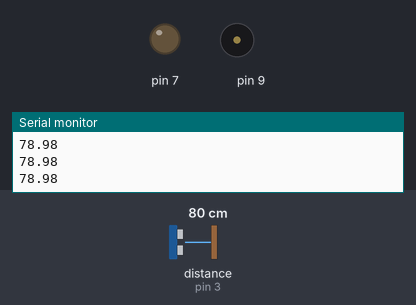
The sketch below on a simulated Arduino Uno, built with avr-gcc and run on an emulated ATmega328P. Parts: output pins drawn as LEDs (lit = HIGH), buzzer (waves = sounding), the last lines printed to the serial monitor. Wiring (inferred from the names in the program): ultrasonic range finder: trigger pin 2; echo pin 3. The test bench sets the inputs (shaded band); at power-on: distance to the obstacle (sensor on pin 3) 80 cm. The echo pulse lasts 58.3 µs per cm; pins used as bus, display or sensor lines are not drawn.

Above: at 1.2 s.
1.3 s: distance to the obstacle (sensor on pin 3) set to 12 cm
2.8 s: distance to the obstacle (sensor on pin 3) set to 9 cm
At 3.6 s:
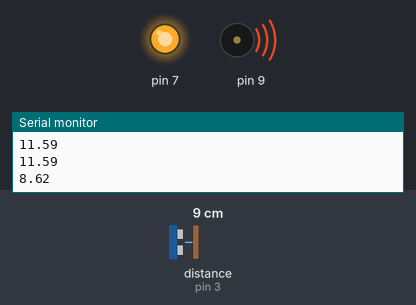
Timing chart, 0 to 11.8 s (numbered marks = the images above; inputs shaded):
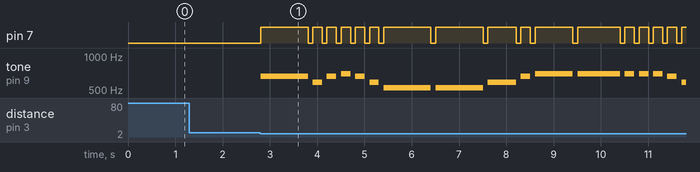

The sketch:

barka-player.ino
```cpp
/*

Głośnik gra Barkę (ulubioną pieśń Papieża) gdy sensor wykryje obiekt bliżej niż 10 cm
Schemat: https://imgur.com/a/ZyOhDBO

*/

#define NOTE_B0 31
#define NOTE_C1 33
#define NOTE_CS1 35
#define NOTE_D1 37
#define NOTE_DS1 39
#define NOTE_E1 41
#define NOTE_F1 44
#define NOTE_FS1 46
#define NOTE_G1 49
#define NOTE_GS1 52
#define NOTE_A1 55
#define NOTE_AS1 58
#define NOTE_B1 62
#define NOTE_C2 65
#define NOTE_CS2 69
#define NOTE_D2 73
#define NOTE_DS2 78
#define NOTE_E2 82
#define NOTE_F2 87
#define NOTE_FS2 93
#define NOTE_G2 98
#define NOTE_GS2 104
#define NOTE_A2 110
#define NOTE_AS2 117
#define NOTE_B2 123
#define NOTE_C3 131
#define NOTE_CS3 139
#define NOTE_D3 147
#define NOTE_DS3 156
#define NOTE_E3 165
#define NOTE_F3 175
#define NOTE_FS3 185
#define NOTE_G3 196
#define NOTE_GS3 208
#define NOTE_A3 220
#define NOTE_AS3 233
#define NOTE_B3 247
#define NOTE_C4 262
#define NOTE_CS4 277
#define NOTE_D4 294
#define NOTE_DS4 311
#define NOTE_E4 330
#define NOTE_F4 349
#define NOTE_FS4 370
#define NOTE_G4 392
#define NOTE_GS4 415
#define NOTE_A4 440
#define NOTE_AS4 466
#define NOTE_B4 494
#define NOTE_C5 523
#define NOTE_CS5 554
#define NOTE_D5 587
#define NOTE_DS5 622
#define NOTE_E5 659
#define NOTE_F5 698
#define NOTE_FS5 740
#define NOTE_G5 784
#define NOTE_GS5 831
#define NOTE_A5 880
#define NOTE_AS5 932
#define NOTE_B5 988
#define NOTE_C6 1047
#define NOTE_CS6 1109
#define NOTE_D6 1175
#define NOTE_DS6 1245
#define NOTE_E6 1319
#define NOTE_F6 1397
#define NOTE_FS6 1480
#define NOTE_G6 1568
#define NOTE_GS6 1661
#define NOTE_A6 1760
#define NOTE_AS6 1865
#define NOTE_B6 1976
#define NOTE_C7 2093
#define NOTE_CS7 2217
#define NOTE_D7 2349
#define NOTE_DS7 2489
#define NOTE_E7 2637
#define NOTE_F7 2794
#define NOTE_FS7 2960
#define NOTE_G7 3136
#define NOTE_GS7 3322
#define NOTE_A7 3520
#define NOTE_AS7 3729
#define NOTE_B7 3951
#define NOTE_C8 4186
#define NOTE_CS8 4435
#define NOTE_D8 4699
#define NOTE_DS8 4978

#define trigPin 2
#define echoPin 3

int melody[] = {
    NOTE_E5, NOTE_D5, NOTE_E5, NOTE_F5,
    NOTE_E5, NOTE_D5, NOTE_C5, NOTE_C5,

    NOTE_D5, NOTE_E5, NOTE_F5, NOTE_F5,
    NOTE_F5, NOTE_F5, NOTE_F5,
    NOTE_E5, NOTE_D5, NOTE_D5, 0};

int lengths[] = {
    1000, 200, 200, 200,
    200, 200, 1000, 1000,
    600, 200, 800, 900,
    200, 200, 200,
    200, 700, 900, 300};

double getDistance() {
    long duration;
    double distance;
    //Clear the trigPin by setting it LOW
    digitalWrite(trigPin, LOW);
    delayMicroseconds(5);
    //Trigger the sensor by setting the trigPin high for 10 microseconds
    digitalWrite(trigPin, HIGH);
    delayMicroseconds(10);
    digitalWrite(trigPin, LOW);
    //Read the echoPin. pulseIn() returns the duration (length of the pulse) in microseconds.
    duration = pulseIn(echoPin, HIGH);
    // Calculate the distance
    distance = duration * 0.034 / 2;
    return distance;
}

// the setup function runs once when you press reset or power the board
void setup() {
    pinMode(9, OUTPUT);
    pinMode(7, OUTPUT);
    pinMode(trigPin, OUTPUT);
    pinMode(echoPin, INPUT);
    Serial.begin(9600);
}

// the loop function runs over and over again forever
void loop() {
    double dist = getDistance();
    Serial.println(dist);
    if (getDistance() < 10) {
        for (int i = 0; i < sizeof(melody) / sizeof(int); i++) {
            if (melody[i] != 0) {
                tone(9, melody[i]);
                digitalWrite(7, HIGH);
            }
            delay(lengths[i]);
            noTone(9);
            digitalWrite(7, LOW);
            delay(100);
        }
    }
}
```

Measured:
- the behaviour switches between 11 and 10 cm on distance to the obstacle (sensor on pin 3) (found by bisection; images 0 and 1)
- after the input at 2.8 s, pin 7: LOW → HIGH at once, → LOW 1.0 s later, → HIGH 0.10 s later, → LOW 0.20 s later, … (33 changes in this stretch); tone on pin 9: plays 659 Hz for 1.0 s, 587 Hz for 0.20 s, 659 Hz for 0.20 s, 698 Hz for 0.20 s, 659 Hz for 0.20 s, 587 Hz for 0.20 s … (17 notes in this stretch), starting at once
